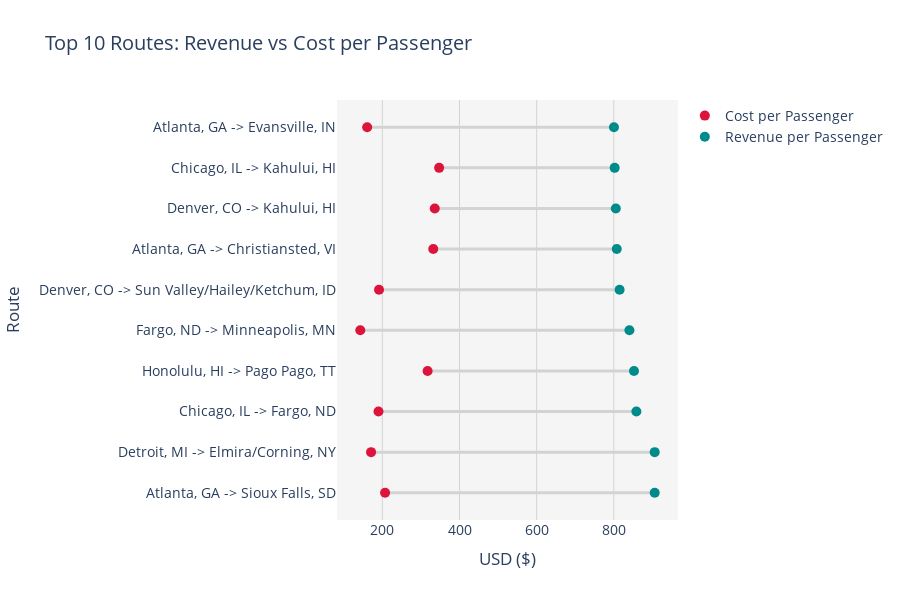

The notebook cell saved with this chart:
### Markdown cell above
All top 10 routes show profit per passenger far exceeding cost, signaling high ROI per traveler.

Detroit → Elmira/Corning, NY leads with lowest cost (~$160) and highest profit (~$740) per passenger.

Routes like Atlanta → Sioux Falls, SD and Fargo → Minneapolis, MN also maintain very lean costs with strong returns.

Consistently low cost per passenger (~$150–$200) across most routes is a key driver of profitability.

### Code cell
import plotly.graph_objects as go

# Sort top 10 by REVENUE_PER_PASSENGER
top_routes = filtered_df.sort_values(by='REVENUE_PER_PASSENGER', ascending=False).head(10)

fig = go.Figure()

# Dumbbell lines
for i, row in top_routes.iterrows():
    fig.add_trace(go.Scatter(
        x=[row['COST_PER_PASSENGER'], row['REVENUE_PER_PASSENGER']],
        y=[row['ROUTE_NAME_CITY'], row['ROUTE_NAME_CITY']],
        mode='lines',
        line=dict(color='lightgray', width=3),
        showlegend=False
    ))

# Left marker: Cost
fig.add_trace(go.Scatter(
    x=top_routes['COST_PER_PASSENGER'],
    y=top_routes['ROUTE_NAME_CITY'],
    mode='markers',
    name='Cost per Passenger',
    marker=dict(color='crimson', size=10, symbol='circle')
))

# Right marker: Revenue
fig.add_trace(go.Scatter(
    x=top_routes['REVENUE_PER_PASSENGER'],
    y=top_routes['ROUTE_NAME_CITY'],
    mode='markers',
    name='Revenue per Passenger',
    marker=dict(color='darkcyan', size=10, symbol='circle')
))

fig.update_layout(
    title='Top 10 Routes: Revenue vs Cost per Passenger',
    xaxis_title='USD ($)',
    yaxis_title='Route',
    height=600,
    plot_bgcolor='whitesmoke',
    xaxis=dict(showgrid=True, gridcolor='lightgray'),
    yaxis=dict(showgrid=False),
    font=dict(size=14)
)

fig.show()

### Figure 1 — Plotly figure (JSON) as saved in the notebook; plotly's stock layout.template omitted (floating-point values rounded to 4 significant figures)
{"data": [{"line": {"color": "lightgray", "width": 3}, "mode": "lines", "showlegend": false, "type": "scatter", "x": [207.1, 906], "y": ["Atlanta, GA -> Sioux Falls, SD", "Atlanta, GA -> Sioux Falls, SD"]}, {"line": {"color": "lightgray", "width": 3}, "mode": "lines", "showlegend": false, "type": "scatter", "x": [170.8, 906], "y": ["Detroit, MI -> Elmira/Corning, NY", "Detroit, MI -> Elmira/Corning, NY"]}, {"line": {"color": "lightgray", "width": 3}, "mode": "lines", "showlegend": false, "type": "scatter", "x": [189.9, 858.5], "y": ["Chicago, IL -> Fargo, ND", "Chicago, IL -> Fargo, ND"]}, {"line": {"color": "lightgray", "width": 3}, "mode": "lines", "showlegend": false, "type": "scatter", "x": [317.3, 852.4], "y": ["Honolulu, HI -> Pago Pago, TT", "Honolulu, HI -> Pago Pago, TT"]}, {"line": {"color": "lightgray", "width": 3}, "mode": "lines", "showlegend": false, "type": "scatter", "x": [142.9, 840.5], "y": ["Fargo, ND -> Minneapolis, MN", "Fargo, ND -> Minneapolis, MN"]}, {"line": {"color": "lightgray", "width": 3}, "mode": "lines", "showlegend": false, "type": "scatter", "x": [191.4, 815], "y": ["Denver, CO -> Sun Valley/Hailey/Ketchum, ID", "Denver, CO -> Sun Valley/Hailey/Ketchum, ID"]}, {"line": {"color": "lightgray", "width": 3}, "mode": "lines", "showlegend": false, "type": "scatter", "x": [332.1, 807.6], "y": ["Atlanta, GA -> Christiansted, VI", "Atlanta, GA -> Christiansted, VI"]}, {"line": {"color": "lightgray", "width": 3}, "mode": "lines", "showlegend": false, "type": "scatter", "x": [335.9, 805.2], "y": ["Denver, CO -> Kahului, HI", "Denver, CO -> Kahului, HI"]}, {"line": {"color": "lightgray", "width": 3}, "mode": "lines", "showlegend": false, "type": "scatter", "x": [347.2, 802.2], "y": ["Chicago, IL -> Kahului, HI", "Chicago, IL -> Kahului, HI"]}, {"line": {"color": "lightgray", "width": 3}, "mode": "lines", "showlegend": false, "type": "scatter", "x": [160.7, 800.4], "y": ["Atlanta, GA -> Evansville, IN", "Atlanta, GA -> Evansville, IN"]}, {"marker": {"color": "crimson", "size": 10, "symbol": "circle"}, "mode": "markers", "name": "Cost per Passenger", "type": "scatter", "x": [207.1, 170.8, 189.9, 317.3, 142.9, 191.4, 332.1, 335.9, 347.2, 160.7], "y": ["Atlanta, GA -> Sioux Falls, SD", "Detroit, MI -> Elmira/Corning, NY", "Chicago, IL -> Fargo, ND", "Honolulu, HI -> Pago Pago, TT", "Fargo, ND -> Minneapolis, MN", "Denver, CO -> Sun Valley/Hailey/Ketchum, ID", "Atlanta, GA -> Christiansted, VI", "Denver, CO -> Kahului, HI", "Chicago, IL -> Kahului, HI", "Atlanta, GA -> Evansville, IN"]}, {"marker": {"color": "darkcyan", "size": 10, "symbol": "circle"}, "mode": "markers", "name": "Revenue per Passenger", "type": "scatter", "x": [906, 906, 858.5, 852.4, 840.5, 815, 807.6, 805.2, 802.2, 800.4], "y": ["Atlanta, GA -> Sioux Falls, SD", "Detroit, MI -> Elmira/Corning, NY", "Chicago, IL -> Fargo, ND", "Honolulu, HI -> Pago Pago, TT", "Fargo, ND -> Minneapolis, MN", "Denver, CO -> Sun Valley/Hailey/Ketchum, ID", "Atlanta, GA -> Christiansted, VI", "Denver, CO -> Kahului, HI", "Chicago, IL -> Kahului, HI", "Atlanta, GA -> Evansville, IN"]}], "layout": {"font": {"size": 14}, "height": 600, "plot_bgcolor": "whitesmoke", "title": {"text": "Top 10 Routes: Revenue vs Cost per Passenger"}, "xaxis": {"gridcolor": "lightgray", "showgrid": true, "title": {"text": "USD ($)"}}, "yaxis": {"showgrid": false, "title": {"text": "Route"}}}}
